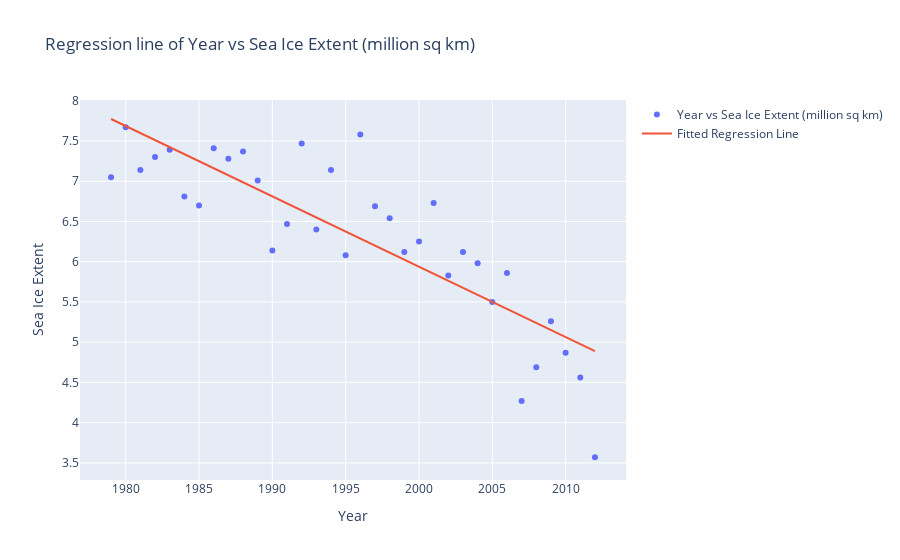

The notebook cell saved with this chart:
### Code cell
import plotly.graph_objects as go

ice_df["fitted"] = model.fittedvalues

fig = go.Figure()
# Note that we still plot against the original Year variable
fig.add_trace(go.Scatter(
    x=ice_df["Year"], y=ice_df["Extent"], name="Year vs Sea Ice Extent (million sq km)", mode="markers"))
fig.add_trace(go.Scatter(
    x=ice_df["Year"], y=ice_df["fitted"], name="Fitted Regression Line"))
fig.update_layout(title="Regression line of Year vs Sea Ice Extent (million sq km)", xaxis_title="Year",
    yaxis_title="Sea Ice Extent")
fig.show()

### Figure 1 — Plotly figure (JSON) as saved in the notebook; plotly's stock layout.template omitted (floating-point values rounded to 4 significant figures)
{"data": [{"mode": "markers", "name": "Year vs Sea Ice Extent (million sq km)", "type": "scatter", "x": [1979, 1980, 1981, 1982, 1983, 1984, 1985, 1986, 1987, 1988, 1989, 1990, 1991, 1992, 1993, 1994, 1995, 1996, 1997, 1998, 1999, 2000, 2001, 2002, 2003, 2004, 2005, 2006, 2007, 2008, 2009, 2010, 2011, 2012], "y": [7.05, 7.67, 7.14, 7.3, 7.39, 6.81, 6.7, 7.41, 7.28, 7.37, 7.01, 6.14, 6.47, 7.47, 6.4, 7.14, 6.08, 7.58, 6.69, 6.54, 6.12, 6.25, 6.73, 5.83, 6.12, 5.98, 5.5, 5.86, 4.27, 4.69, 5.26, 4.87, 4.56, 3.57]}, {"name": "Fitted Regression Line", "type": "scatter", "x": [1979, 1980, 1981, 1982, 1983, 1984, 1985, 1986, 1987, 1988, 1989, 1990, 1991, 1992, 1993, 1994, 1995, 1996, 1997, 1998, 1999, 2000, 2001, 2002, 2003, 2004, 2005, 2006, 2007, 2008, 2009, 2010, 2011, 2012], "y": [7.774, 7.686, 7.599, 7.511, 7.424, 7.336, 7.249, 7.162, 7.074, 6.987, 6.899, 6.812, 6.724, 6.637, 6.549, 6.462, 6.375, 6.287, 6.2, 6.112, 6.025, 5.937, 5.85, 5.763, 5.675, 5.588, 5.5, 5.413, 5.325, 5.238, 5.15, 5.063, 4.976, 4.888]}], "layout": {"title": {"text": "Regression line of Year vs Sea Ice Extent (million sq km)"}, "xaxis": {"title": {"text": "Year"}}, "yaxis": {"title": {"text": "Sea Ice Extent"}}}}
